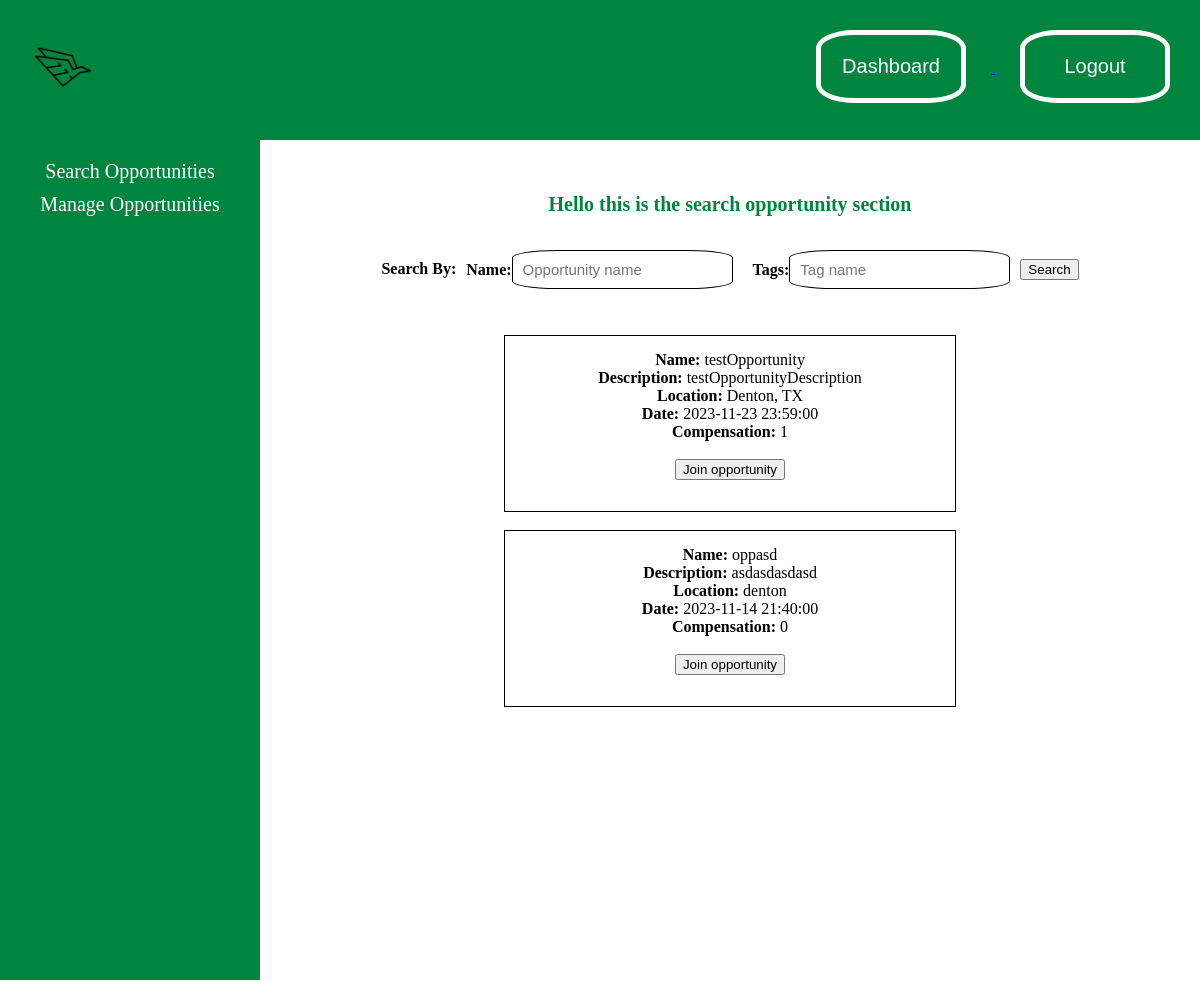
The app's page /opportunity.php with its own data.
### tables this page shows
CREATE TABLE `opportunity` (
  `opportunityID` int(255) NOT NULL,
  `ownerID` int(255) NOT NULL,
  `name` varchar(255) NOT NULL,
  `description` varchar(255) NOT NULL,
  `location` varchar(255) NOT NULL,
  `date` datetime(6) NOT NULL,
  `compensation` int(255) NOT NULL DEFAULT 0
);

### src/functions.php (the view, shortened to what this page needs)
<?php
function pageHeader()
{
    echo '
    <div class="page-header" id="header">
        <div class="header-content">
            <div class="page-logo">
                <img src="./images/eagle.png" class="logo-img">
            </div>
            <div class="buttons">
                <a href="dashboard.php">
                    <button class="btn1">Dashboard</button>
                </a>
                <a href="logout.php">
                    <button class="btn2">Logout</button>
                </a>
            </div>
        </div>
    </div>
    ';
}
function pageNavbar($conn, $pageName, $name, $userID)
{
    if($pageName=='Surveys')
    {
        echo '
        <div class="navbar-content-container">
            <div class="navbar">
                <a href="survey.php">Search ' . $pageName . '</a>
                <a href="surveyModify.php">Manage ' . $pageName . '</a>
            </div>
            <div class="page-content">
                <div class="search-surveys">';
                    surveySearch($name, $conn);
                    echo '
                </div>
            </div>
        </div>';
    }
    elseif($pageName=='Opportunities')
    {
        echo '
        <div class="navbar-content-container">
            <div class="navbar">
                <a href="opportunity.php">Search ' . $pageName . '</a>
                <a href="opportunityModify.php">Manage ' . $pageName . '</a>
            </div>
            <div class="page-content">
                <div class="search-opportunities">';
                    opportunitySearch($name, $userID, $conn);
                    echo '
                </div>
            </div>
        </div>';
    }
}
function opportunitySearch($name, $userID, $conn) {
    echo '
    <div class="search-opportunities-box">
        <h1>Hello <span>' . $name . '</span> this is the search opportunity section</h1>
        <form action="" method="post">
            <div class="search-boxes">
            <p style="display: block;"><b>Search By:</b></p> <br><br>
            <div class="opportunity-search-name-box"><label for="search"><b>Name:</b></label><input type="text" name="searchName" placeholder="Opportunity name"></div>
            <div class="opportunity-search-tag-box"><label for="tag"><b>Tags:</b></label><input type="text" name="searchTag" placeholder="Tag name"></div>
            <button name="opportunitySearch" value="submit" type="submit">Search</button>
            </div>
        </form>
        <div class="opportunity-list">';
        $select = "SELECT * FROM opportunity";
        $result = mysqli_query($conn, $select);
        if (mysqli_num_rows($result) == 0) {
            $error[] = 'No opportunities were found';
        }
        else if (mysqli_num_rows($result) > 0) {
            while ( $row = mysqli_fetch_assoc($result) ) {
                echo '
                <div class="opportunity-item">
                    <b>Name:</b> ' . $row['name'] . '<br>
                    <b>Description:</b> ' . $row['description'] . '<br>
                    <b>Location:</b> ' . $row['location'] . '<br>
                    <b>Date:</b> ' . date('Y-m-d H:i:s', strtotime($row['date'])) . '<br>
                    <b>Compensation:</b> ' . $row['compensation'] . '<br>';
                echo '<br>
                <div class="join-button"> ';
                $checkUserOpportunity = "SELECT * FROM user_opportunity WHERE userID = '$userID' AND opportunityID = '" . $row['opportunityID'] . "'";
                $resultUserOpportunity = mysqli_query($conn, $checkUserOpportunity);
                if (mysqli_num_rows($resultUserOpportunity) == 0) {
                    echo '<form method="post" class="join-method" action="">
                            <input type="hidden" name="joinOpportunityID" value="' . $row['opportunityID'] . '">
                            <button type="submit" name="joinOpportunity">Join opportunity</button>
                        </form>';
                } else {
                    echo 'You have already joined this opportunity.';
                }
                echo '</div>
                </div>
                <br>';
            }
        }
    echo'
        </div>
        <div class="search-opportunity-list" style="display: none;">';
    echo'
        </div>
    </div> ';
}
?>

### src/opportunity.php (shortened to what this page needs)
<?php
@include 'config.php';
$name=nameType();
$userID=userID();
?>
<!DOCTYPE html>
<html lang="en">
<head>
    <link rel="stylesheet" href="generalStyle.css">
</head>
<body>
    <?php
        $pageName = 'Opportunities';
        pageHeader();
        pageNavbar($conn, $pageName, $name, $userID);
    ?>
</body>
</html>

### src/generalStyle.css (style rules this page uses)
:root { --green: #00853E; }
body { margin: 0; }
.page-header { background-color: var(--green); height: 80px; padding: 30px; overflow: hidden; position: relative; }
.header-content { display: flex; justify-content: space-between; align-items: center; }
.page-logo { color: white; }
.logo-img { width: 3.5rem; padding: 5px; }
.page-header .buttons { float: right; }
.btn1 { margin-right: 25px; }
.btn2 { margin-left: 25px; }
.btn1, .btn2 { text-align: center; padding: 20px; width: 150px; color: white; background-color: var(--green); border: 5px solid white; border-radius: 25%; font-size: 20px; }
.navbar-content-container { display: flex; height: 100vh; justify-content: center; align-items: flex-start; }
.navbar { background-color: var(--green); color: white; padding: 20px; flex: 20; height: 100vh; text-align: center; }
.navbar a { display: block; color: white; text-decoration: none; margin-bottom: 10px; font-size: 20px; }
.page-content { flex: 80; padding: 30px; background-color: white; height: 100vh; }
h1 { font-size: 20px; padding: 10px; text-align: center; color: var(--green); }
.search-surveys-box, .search-opportunities-box, .search-supportGroups-box, .search-studies-box { display: block; margin: auto; }
.search-boxes { display: flex; justify-content: center; align-items: center; }
.survey-search-name-box, .survey-search-tag-box, .opportunity-search-name-box, .opportunity-search-tag-box, .supportGroup-search-name-box, .supportGroup-search-tag-box, .study-search-name-box, .study-search-tag-box { padding: 10px; }
.survey-search-name-box input, .survey-search-tag-box input, .opportunity-search-name-box input, .opportunity-search-tag-box input, .supportGroup-search-name-box input, .supportGroup-search-tag-box input, .study-search-name-box input, .study-search-tag-box input { border: solid 1px black; font-size: 15px; border-radius: 20%; padding: 10px; }
.survey-list, .opportunity-list, .supportGroup-list, .study-list, .search-survey-list, .search-opportunity-list, .search-supportGroup-list, .search-study-list { display: flex; padding: 20px; justify-content: center; align-items: center; flex-flow: column wrap; text-align: center; }
.survey-item, .opportunity-item, .supportGroup-item, .study-item { width: 50%; padding: 15px; border: solid 1px black; cursor: pointer; }

### records on screen
opportunity: name "testOpportunity", description "testOpportunityDescription", location "Denton, TX", date "2023-11-23 23:59:00", compensation "1"
opportunity: name "oppasd", description "asdasdasdasd", location "denton", date "2023-11-14 21:40:00", compensation "0"

### other values on screen
$pageName "Opportunities"
